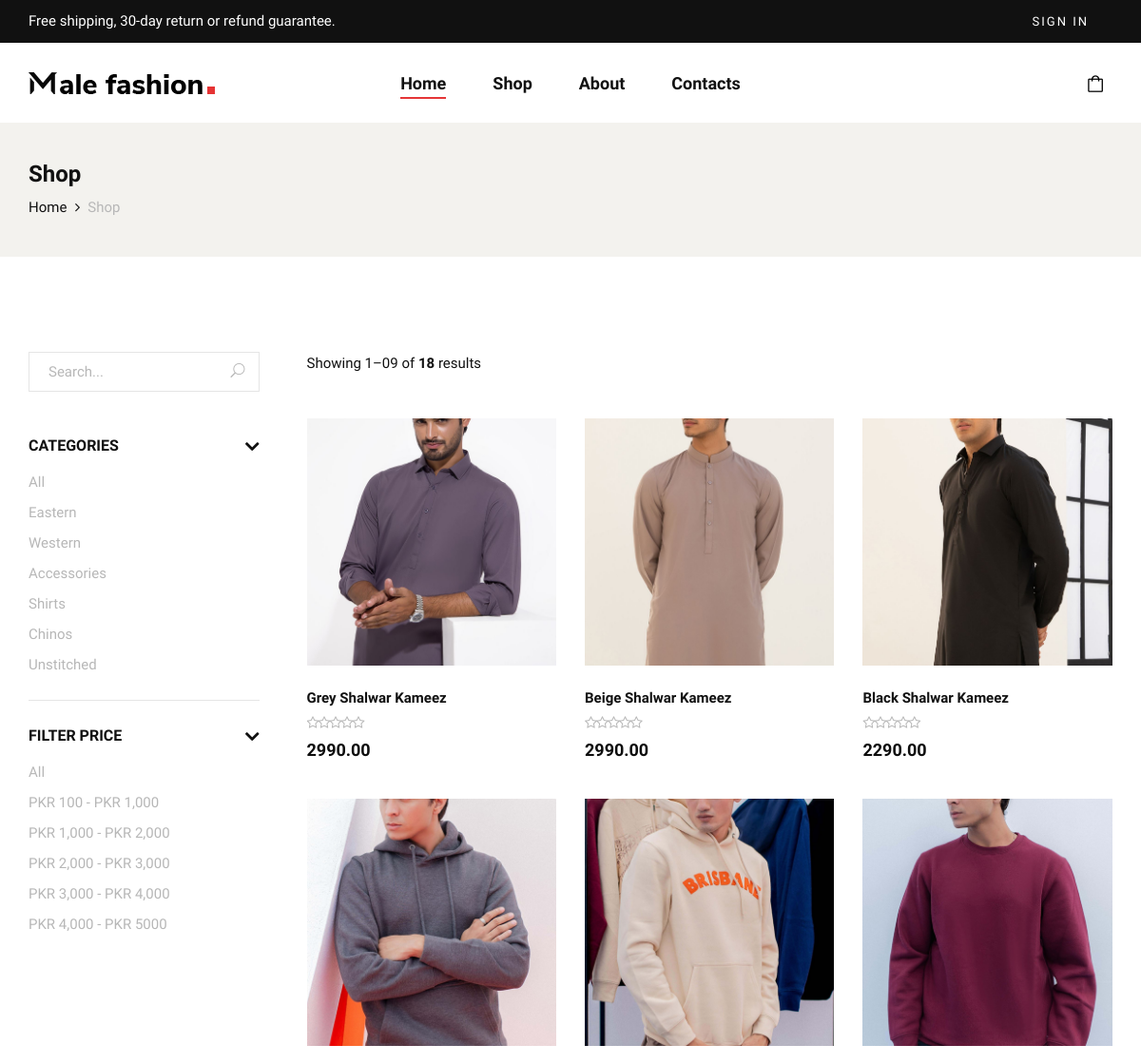
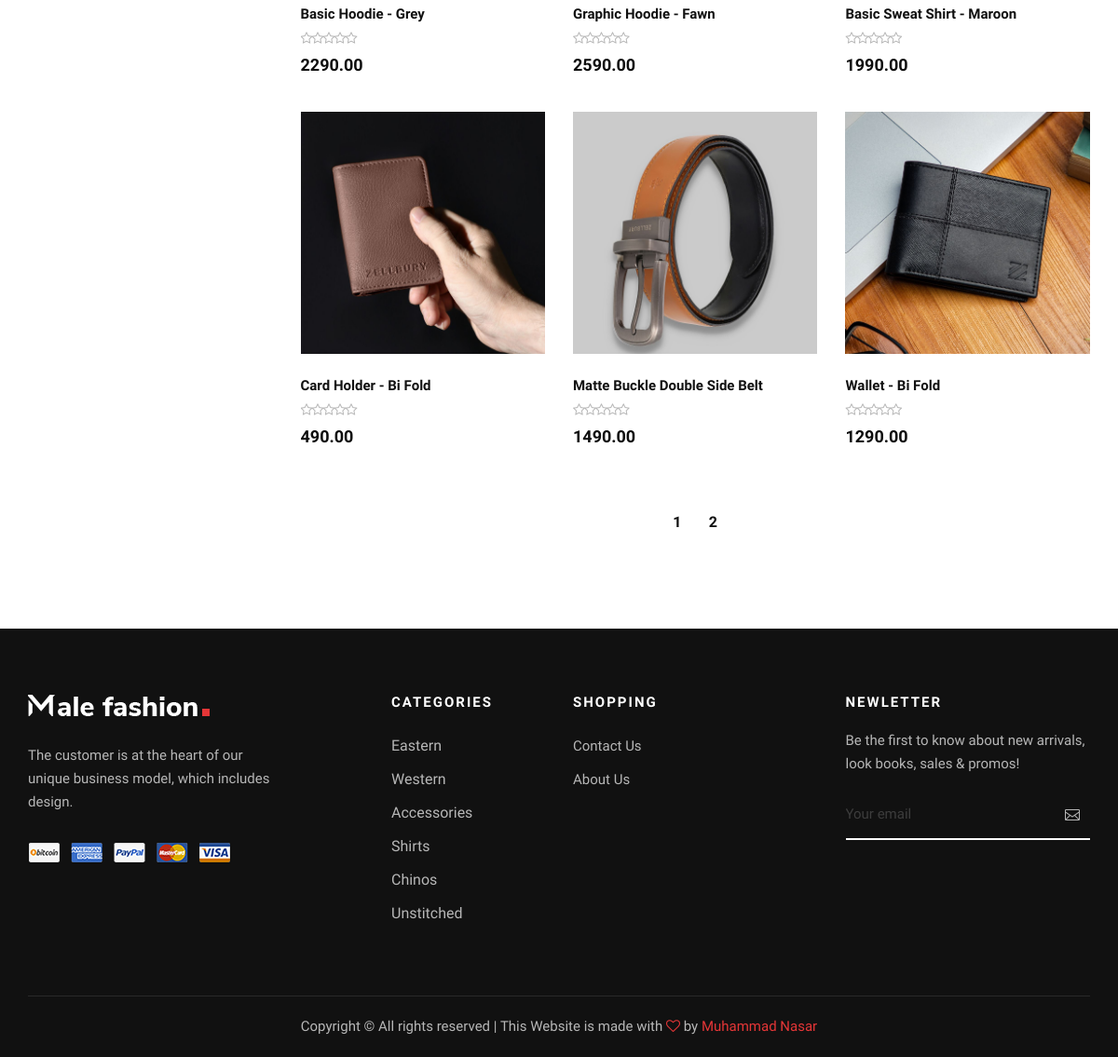
The app's page /api/shop/ with its own data (2 pictures, top to bottom).
### mensfashion/models.py (models this page shows, shortened)
class Category(models.Model):
    name = models.CharField(max_length=100)
    img = models.ImageField(upload_to='static/category/', default='static/category/default.jpg')

class Product(models.Model):
    category = models.ForeignKey(Category, on_delete=models.CASCADE)
    name = models.CharField(max_length=255)
    description = models.TextField()
    price = models.DecimalField(max_digits=10, decimal_places=2)
    image = models.ImageField(upload_to='product_images/')

### mensfashion/views.py (the view, shortened to what this page needs)
# urls.py: path('shop/', views.shop, name='shop'),
def shop(request, category=None):
    category = Category.objects.all()
    product = Product.objects.all()
    product_count = product.count()
    paginator = Paginator(product, 9)
    page_number = request.GET.get('page')
    page_obj = paginator.get_page(page_number)
    cart_items = []
    total_items_in_cart = 0
    total_price = Decimal('0.00')
    gst = Decimal('0.00')
    total_price_with_gst = Decimal('0.00')
    if request.user.is_authenticated:
        cart_items = CartItem.objects.filter(cart__user=request.user)
        total_items_in_cart = cart_items.count()
        total_price = sum(item.product.price * item.quantity for item in cart_items)
        gst = total_price * Decimal('0.18')
        total_price_with_gst = total_price + gst
    price_range = request.GET.get('price_range')
    category_name = request.GET.get('category')
    if category_name:
        product = Product.objects.filter(category__name=category_name)
        product_count = product.count()
        paginator = Paginator(product, 12)
        page_number = request.GET.get('page')
        page_obj = paginator.get_page(page_number)
    search_query = request.GET.get('q')
    context = {
        'total_items_in_cart': total_items_in_cart,
        'cart': cart_items,
        'total_price': total_price,
        'user': request.user,
        'gst': gst,
        'total_price_with_gst': total_price_with_gst,
        'category': category,
        'page_obj': page_obj,
        'product_count': product_count,
    }
    return render(request, 'shop.html', context)

### mensfashion/context_processors.py (called while the page is built)
def cart_item_count(request):
    if request.user.is_authenticated:
        cart_items = CartItem.objects.filter(cart__user=request.user)
        total_items_in_cart = cart_items.count()
    else:
        total_items_in_cart = 0
    return {'total_items_in_cart': total_items_in_cart}

### templates/shop.html (shortened to what this page needs)
{% extends 'base.html' %}
{% load static %}
{% block content %}
<section class="breadcrumb-option">
    <div class="container">
        <div class="row">
            <div class="col-lg-12">
                <div class="breadcrumb__text">
                    <h4>Shop</h4>
                    <div class="breadcrumb__links">
                        <a href="/">Home</a>
                        <span>Shop</span>
                    </div>
                </div>
            </div>
        </div>
    </div>
</section>
    <section class="shop spad">
        <div class="container">
            <div class="row">
                <div class="col-lg-3">
                    <div class="shop__sidebar">
                        <div class="shop__sidebar__search">
                            <form action="{% url 'shop' %}" method="GET">
                                <input type="text" placeholder="Search..." name="q">
                                <button type="submit"><span class="icon_search"></span></button>
                            </form>
                        </div>
                        <div class="shop__sidebar__accordion">
                            <div class="accordion" id="accordionExample">
                                <div class="card">
                                    <div class="card-heading">
                                        <a data-toggle="collapse" data-target="#collapseOne">Categories</a>
                                    </div>
                                    <div id="collapseOne" class="collapse show" data-parent="#accordionExample">
                                        <div class="card-body">
                                            <div class="shop__sidebar__categories">
                                                <ul class="nice-scroll">
                                                    <li><a href="{% url 'shop' %}">All</a></li>
                                                    {% for cate in category %}
                                                    <li><a href="{% url 'shop' %}?category={{cate.name}}">{{cate.name}}</a></li>
                                                    {% endfor %}
                                                </ul>
                                            </div>
                                        </div>
                                    </div>
                                </div>
                                <div class="card">
                                    <div class="card-heading">
                                        <a data-toggle="collapse" data-target="#collapseThree">Filter Price</a>
                                    </div>
                                    <div id="collapseThree" class="collapse show" data-parent="#accordionExample">
                                        <div class="card-body">
                                            <div class="shop__sidebar__price">
                                                <ul>
                                                    <li><a href="{% url 'shop' %}">All</a></li>
                                                    <li><a href="{% url 'shop' %}?price_range=200-1000">PKR 100 - PKR 1,000</a></li>
                                                    <li><a href="{% url 'shop' %}?price_range=1000-2000">PKR 1,000 - PKR 2,000</a></li>
                                                    <li><a href="{% url 'shop' %}?price_range=2000-3000">PKR 2,000 - PKR 3,000</a></li>
                                                    <li><a href="{% url 'shop' %}?price_range=3000-4000">PKR 3,000 - PKR 4,000</a></li>
                                                    <li><a href="{% url 'shop' %}?price_range=4000-5000">PKR 4,000 - PKR 5000</a></li>
                                                </ul>
                                            </div>
                                        </div>
                                    </div>
                                </div>
                            </div>
                        </div>
                    </div>
                </div>
                <div class="col-lg-9">
                    <div class="shop__product__option">
                        <div class="row">
                            <div class="col-lg-6 col-md-6 col-sm-6">
                                <div class="shop__product__option__left">
                                    <p>Showing 1–09 of <strong>{{product_count}}</strong> results</p>
                                </div>
                            </div>
                        </div>
                    </div>
                    <div class="row">
                        {% if page_obj.object_list %}
                        {% for allproduct in page_obj %}
                        <div class="col-lg-4 col-md-6 col-sm-6">
                            <div class="product__item">
                                <a href="{% url 'product_detail' allproduct.name %}">
                                    <div class="product__item__pic set-bg"  data-setbg="{{allproduct.image.url}}">
                                    </div>
                                </a>
                                <div class="product__item__text">
                                    <h6>{{allproduct.name}}</h6>
                                    <div class="rating">
                                        <i class="fa fa-star-o"></i>
                                        <i class="fa fa-star-o"></i>
                                        <i class="fa fa-star-o"></i>
                                        <i class="fa fa-star-o"></i>
                                        <i class="fa fa-star-o"></i>
                                    </div>
                                    <h5>{{allproduct.price}}</h5>
                                </div>
                            </div>
                        </div>
                        {% endfor %}
                        {% else %}
                        <strong style="text-align: center;">No products found.</strong>
                        {% endif %}
                    </div>
                    <div class="row">
                        <div class="col-lg-12">
                            {% if page_obj.paginator.num_pages > 1 %}
                                <div class="product__pagination">
                                    {% for num in page_obj.paginator.page_range %}
                                        {% if page_obj.number == num %}
                                            <span class="current">{{ num }}</span>
                                        {% else %}
                                            <a href="?page={{ num }}">{{ num }}</a>
                                        {% endif %}
                                    {% endfor %}
                                </div>
                            {% elif page_obj.paginator.num_pages == 1 %}
                            {% else %}
                                <strong style="text-align: center;">No products found.</strong>
                            {% endif %}
                        </div>
                    </div>
                </div>
            </div>
        </div>
    </section>
{% endblock %}

### templates/base.html (shortened to what this page needs)
<!DOCTYPE html>
{% load static %}
<html lang="zxx">
<head>
    <link rel="stylesheet" href="{% static  'css/bootstrap.min.css' %}" type="text/css">
    <link rel="stylesheet" href="{% static  'css/font-awesome.min.css' %}" type="text/css">
    <link rel="stylesheet" href="{% static  'css/elegant-icons.css' %}" type="text/css">
    <link rel="stylesheet" href="{% static  'css/magnific-popup.css' %}" type="text/css">
    <link rel="stylesheet" href="{% static  'css/nice-select.css' %}" type="text/css">
    <link rel="stylesheet" href="{% static  'css/owl.carousel.min.css' %}" type="text/css">
    <link rel="stylesheet" href="{% static  'css/slicknav.min.css' %}" type="text/css">
    <link rel="stylesheet" href="{% static  'css/style.css' %}" type="text/css">
</head>
<body>
    <header class="header">
        <div class="header__top">
            <div class="container">
                <div class="row">
                    <div class="col-lg-6 col-md-7">
                        <div class="header__top__left">
                            <p>Free shipping, 30-day return or refund guarantee.</p>
                        </div>
                    </div>
                    <div class="col-lg-6 col-md-5">
                        <div class="header__top__right">
                            <div class="header__top__links">
                              {% if user.is_authenticated %}
                              <a href="">{{request.user.username}}</a>
                              <a href="{% url 'myorders' %}">My Orders</a>
                              <a href="{% url 'logout' %}">Logout</a>
                              {% else %}
                                <a href="{% url 'login' %}">Sign in</a>
                                {% endif %}
                            </div>
                        </div>
                    </div>
                </div>
            </div>
        </div>
        <div class="container">
            <div class="row">
                <div class="col-lg-3 col-md-3">
                    <div class="header__logo">
                        <a href="/"><img src="{% static  'img/logo.png' %}" alt=""></a>
                    </div>
                </div>
                <div class="col-lg-6 col-md-6">
                    <nav class="header__menu mobile-menu">
                        <ul>
                            <li class="active"><a href="/">Home</a></li>
                            <li><a href="{% url 'shop' %}">Shop</a></li>
                            <li><a href="{% url 'about' %}">About</a></li>
                            <li><a href="{% url 'contact' %}">Contacts</a></li>
                        </ul>
                    </nav>
                </div>
                <div class="col-lg-3 col-md-3">
                    <div class="header__nav__option">
                        <a href="{% url 'viewcart' %}"><img src="{% static  'img/icon/cart.png' %}" style="height: 18px;" alt="">{% if total_items_in_cart > 0 %}<span>{{ total_items_in_cart }}</span>{% endif %}</a>
                    </div>
                </div>
            </div>
        </div>
    </header>
{% block content %}
{% endblock %}
 <footer class="footer">
  <div class="container">
      <div class="row">
          <div class="col-lg-3 col-md-6 col-sm-6">
              <div class="footer__about">
                  <div class="footer__logo">
                      <a href="#"><img src="{% static  'img/footer-logo.png'  %}" alt=""></a>
                  </div>
                  <p>The customer is at the heart of our unique business model, which includes design.</p>
                  <a href="#"><img src="{% static  'img/payment.png'  %}" alt=""></a>
              </div>
          </div>
          <div class="col-lg-2 offset-lg-1 col-md-3 col-sm-6">
              <div class="footer__widget">
                  <h6>Categories</h6>
                  <ul>
                    {% for c in category %}
                      <li style="color: #b7b7b7;">{{c.name}}</li>
                     {% endfor %}
                  </ul>
              </div>
          </div>
          <div class="col-lg-2 col-md-3 col-sm-6">
              <div class="footer__widget">
                  <h6>Shopping</h6>
                  <ul>
                      <li><a href="{% url 'contact' %}">Contact Us</a></li>
                      <li><a href="{% url 'about' %}">About Us</a></li>
                  </ul>
              </div>
          </div>
          <div class="col-lg-3 offset-lg-1 col-md-6 col-sm-6">
              <div class="footer__widget">
                  <h6>NewLetter</h6>
                  <div class="footer__newslatter">
                      <p>Be the first to know about new arrivals, look books, sales & promos!</p>
                      <form action="#">
                          <input type="text" placeholder="Your email">
                          <button type="submit"><span class="icon_mail_alt"></span></button>
                      </form>
                  </div>
              </div>
          </div>
      </div>
      <div class="row">
          <div class="col-lg-12 text-center">
              <div class="footer__copyright__text">
                  <p>Copyright ©
                      All rights reserved | This Website is made with <i class="fa fa-heart-o"
                      aria-hidden="true"></i> by <a href="#">Muhammad Nasar</a>
                  </p>
              </div>
          </div>
      </div>
  </div>
</footer>
  </body>
  </html>

### records on screen
Category: name "Eastern"
Category: name "Western"
Category: name "Accessories"
Category: name "Shirts"
Category: name "Chinos"
Category: name "Unstitched"
Product: shows a picture, name "Grey Shalwar Kameez", price "2990.00"
Product: shows a picture, name "Beige Shalwar Kameez", price "2990.00"
Product: shows a picture, name "Black Shalwar Kameez", price "2290.00"
Product: shows a picture, name "Basic Hoodie - Grey", price "2290.00"
Product: shows a picture, name "Graphic Hoodie - Fawn", price "2590.00"
Product: shows a picture, name "Basic Sweat Shirt - Maroon", price "1990.00"
Product: shows a picture, name "Card Holder - Bi Fold", price "490.00"
Product: shows a picture, name "Matte Buckle Double Side Belt", price "1490.00"
Product: shows a picture, name "Wallet - Bi Fold", price "1290.00"

### other values on screen
{{ product_count }} "18"
{{ num }} "1"
{{ num }} "2"
